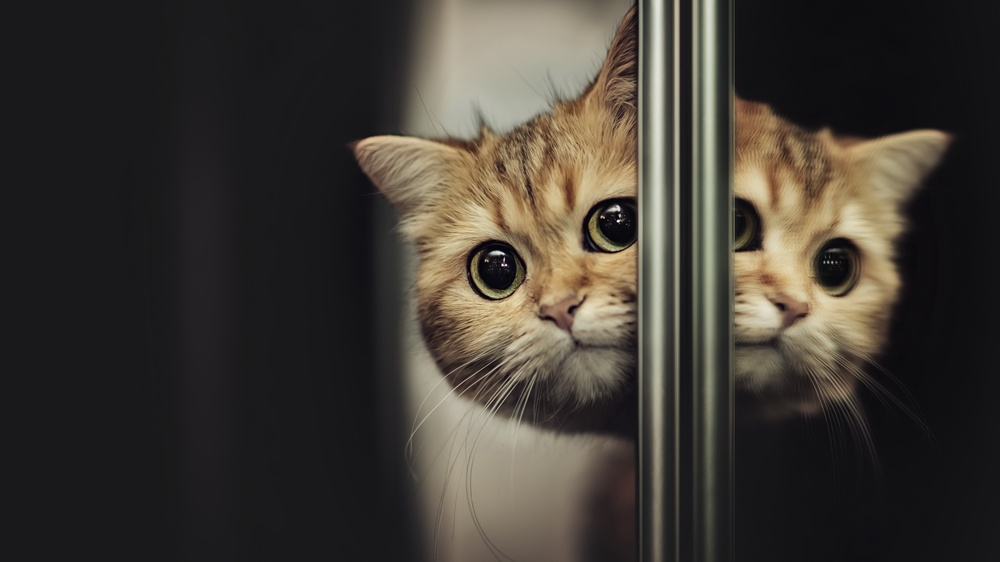
#> input picture Cotik.jpg, 1000 x 562 px, shrunk from 3840 x 2160 before the run
$ python task6.py
#> lines starting #> are read from the running program, lines starting #| are printed output that depends on the picture; after the words box and inside, x2 and y2 are one past the last pixel; in counts of white or black regions, pixels touching at a corner belong together
# Task 6
# Fast Fourier transform algorithm for image compression.
from matplotlib.image import imread
import numpy as np
import matplotlib.pyplot as plt
import os

A = imread(os.path.join('Cotik.jpg'))
#> A is the input picture: shape (562, 1000, 3); mean R, G, B 64, 59, 52.2
B = np.mean(A, -1); # Convert RGB to grayscale
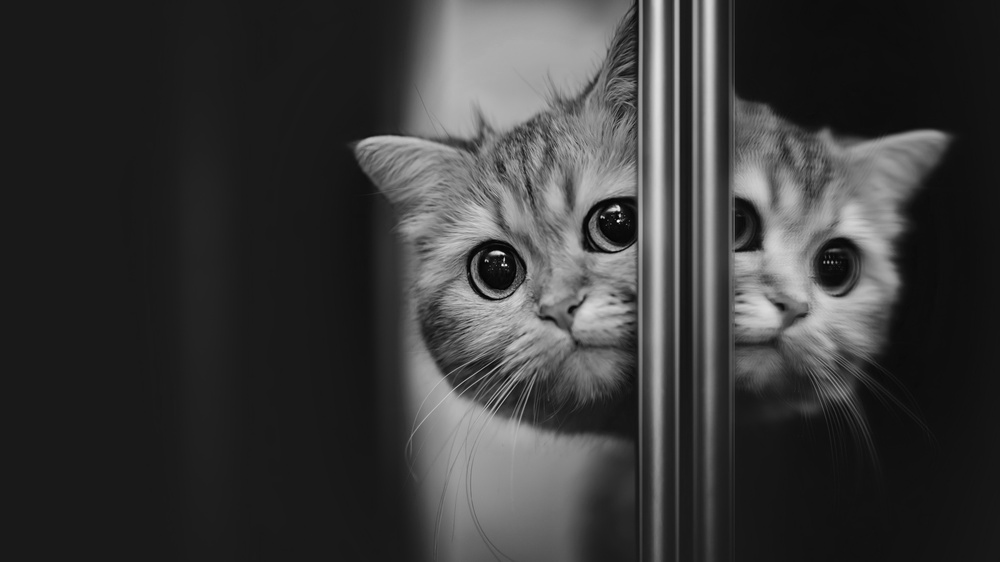
#> B: shape (562, 1000) float64; min 1, max 250.7, mean 58.4

plt.figure()
plt.imshow(A)
plt.axis('off')
plt.show()

Bt = np.fft.fft2(B)
Btsort = np.sort(np.abs(Bt.reshape(-1))) # sort by magnitude

# Zero out all small coefficients and inverse transform
for keep in (1,0.1,0.05,0.01,0.002):
    thresh = Btsort[int(np.floor((1-keep)*len(Btsort)))]
    ind = np.abs(Bt)>thresh             # Find small indices
    Atlow = Bt * ind                    # Threshold small indices
    Alow = np.fft.ifft2(Atlow).real     # Compressed image
    plt.figure()
    plt.imshow(Alow, cmap = 'gray')
    plt.axis('off')
    plt.title('Compressed image: keep = ' + str(keep*100) + '%')
#> this loop made 5 passes
#> thresh on passes 1 to 5: 1.12, 8235.7, 12685.4, 43358.2, 155571
#> pass 1, `ind = np.abs(Bt)>thresh`:
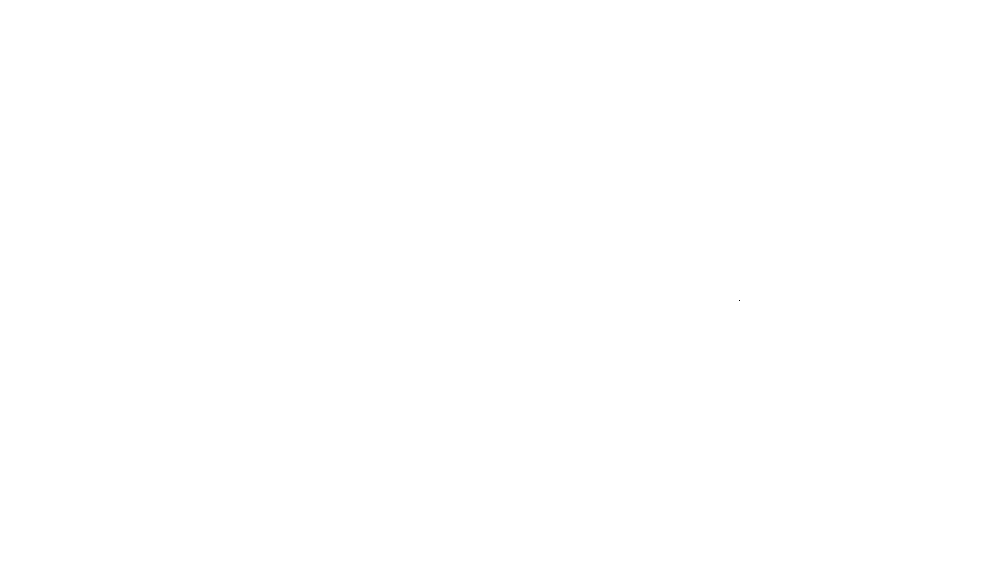
#> ind: shape (562, 1000) bool; 100% white; black in thin lines or dots, all inside (x1, y1, x2, y2) = (739, 300, 740, 301)
#> pass 2, `ind = np.abs(Bt)>thresh`:
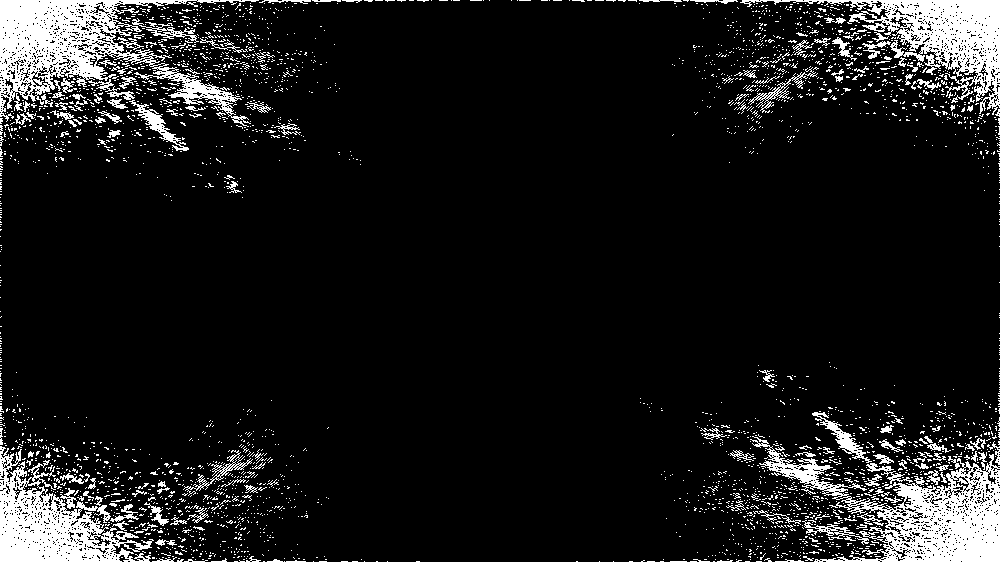
#> ind: shape (562, 1000) bool; 10% white; 3273 white regions (3106 under 20 px), largest, box (x1, y1, x2, y2) and area: (0, 0, 259, 127) 10643, (750, 436, 1000, 562) 10131, (740, 0, 1000, 115) 7762
#> pass 2, `Alow = np.fft.ifft2(Atlow).real`:
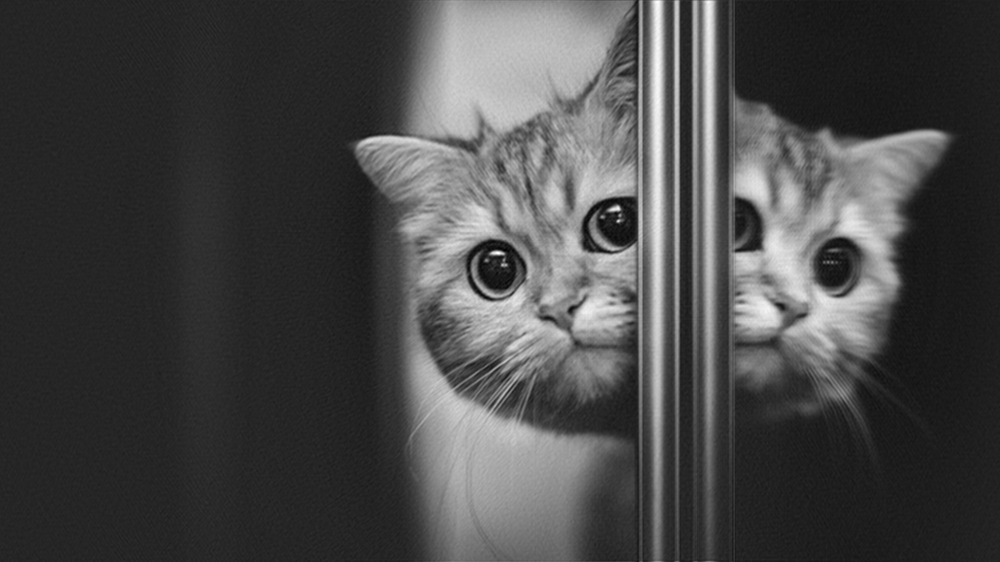
#> Alow: shape (562, 1000) float64; min -9.98, max 232, mean 58.4; drawn with min black and max white

plt.show()
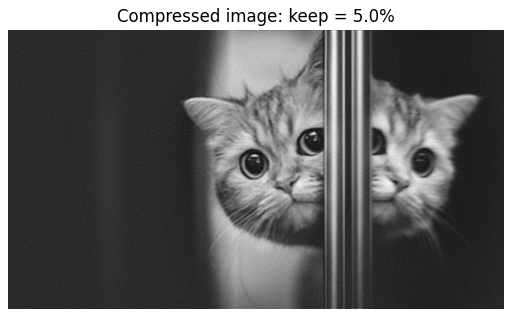
#> figure drawn by matplotlib, 1 panel
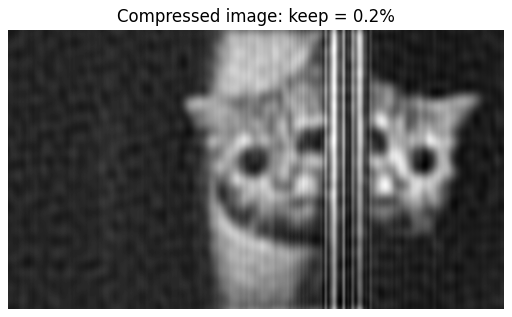
#> figure drawn by matplotlib, 1 panel
